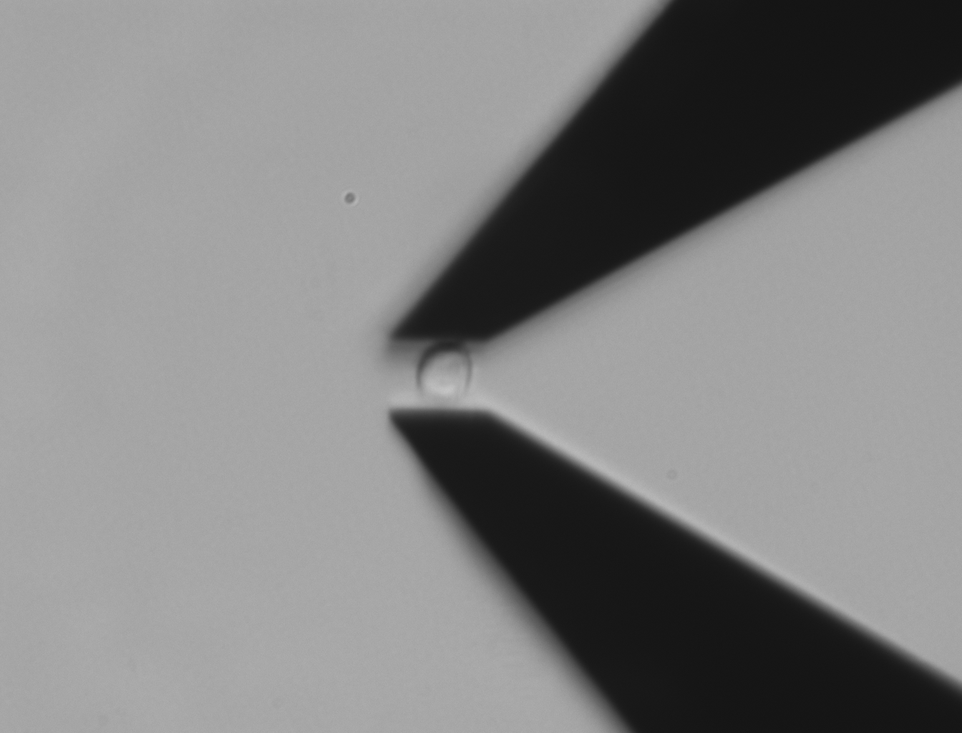
#> input picture data_/Snail/Snail_sample_1/before comp 14.6μm 2.tif, 962 x 733 px, shrunk from 1344 x 1024 before the run, found by its file name
$ jupyter execute CurvatureFilter.ipynb   (shell and % lines are left out)
#> lines starting #> are read from the running program, lines starting #| are printed output that depends on the picture; after the words box and inside, x2 and y2 are one past the last pixel; in counts of white or black regions, pixels touching at a corner belong together
[cell 1]
import numpy as np
from skimage import io
import matplotlib.pyplot as plt
import matplotlib.cm as cm

%matplotlib inline

[cell 2]
# [50 lines left out: functions update_Bern, update_MC, update_GC, not called in this run]

def update_TV(img, row, col):
    img_ij = img[row:-1:2, col:-1:2]; img_ij5 = 5*img_ij
    img_prev = img[row - 1:-2:2, col:-1:2]; img_next = img[row + 1::2, col:-1:2]
    img_left = img[row:-1:2, col - 1:-2:2]; img_rigt = img[row:-1:2, col + 1::2]
    img_leUp = img[row - 1:-2:2, col - 1:-2:2]; img_riUp = img[row - 1:-2:2, col + 1::2];
    img_leDn = img[row + 1::2, col - 1:-2:2]; img_riDn = img[row + 1::2, col + 1::2];

    d1 = img_prev + img_next + img_left + img_leUp + img_leDn - img_ij5;
    d2 = img_prev + img_next + img_rigt + img_riUp + img_riDn - img_ij5;
    d3 = img_left + img_rigt + img_leUp + img_prev + img_riUp - img_ij5;
    d4 = img_left + img_rigt + img_leDn + img_next + img_riDn - img_ij5;
    d5 = img_leUp + img_prev + img_riUp + img_left + img_leDn - img_ij5;
    d6 = img_leUp + img_prev + img_riUp + img_rigt + img_riDn - img_ij5;
    d7 = img_leDn + img_next + img_riDn + img_rigt + img_riUp - img_ij5;
    d8 = img_leDn + img_next + img_riDn + img_left + img_leUp - img_ij5;

    d = d1 * (np.abs(d1) <= np.abs(d2)) + d2 * (np.abs(d2) < np.abs(d1))
    d = d * (np.abs(d) <= np.abs(d3)) + d3 * (np.abs(d3) < np.abs(d))
    d = d * (np.abs(d) <= np.abs(d4)) + d4 * (np.abs(d4) < np.abs(d))
    d = d * (np.abs(d) <= np.abs(d5)) + d5 * (np.abs(d5) < np.abs(d))
    d = d * (np.abs(d) <= np.abs(d6)) + d6 * (np.abs(d6) < np.abs(d))
    d = d * (np.abs(d) <= np.abs(d7)) + d7 * (np.abs(d7) < np.abs(d))
    d = d * (np.abs(d) <= np.abs(d8)) + d8 * (np.abs(d8) < np.abs(d))

    d /= 5

    img_ij[...] += d

def CF(inputimg, filterType = 2, total_iter = 10):
    """
    This function applies Curvature Filter on input image for 10 iterations (default).

    Parameters:
        inputimg: 2D numpy array that contains image data.
        filterType: indicate with filter to use, GC filter by default
        total_iter: number of iterations, default is 10.

    Return:
        2D numpy array, the input image is not modified.
    """
    outputimg = np.copy(inputimg)
    localFunc = {
        0: update_TV,
        1: update_MC,
        2: update_GC,
    }
    update = localFunc.get(filterType)
    for iter_num in range(total_iter):
        #four sets from domain decomposition
        update(outputimg, 1, 1)
        update(outputimg, 2, 1)
        update(outputimg, 1, 2)
        update(outputimg, 2, 2)
    return outputimg

[cell 3]
# read the image
cell_original = io.imread('../data_/Snail/Snail_sample_1/before comp 14.6μm 2.tif')
#> cell_original is the input picture: shape (733, 962, 3); min 19, max 197, mean 129.6

# convert the datatype to Float32
cell = cell_original.astype('float32', copy= True)

# set the filter type: 0 (Total Variation), 1 (Mean Curvature), 2 (Gaussian Curvature)
filterType = 0

total_iter = 13
# curvature filter
cell_filtered = CF(cell, filterType, total_iter)
#> the loop in CF, `for iter_num in range(total_iter):` made 13 passes
#> pass 1, in update_TV, `img_ij5 = 5 * img_ij`:
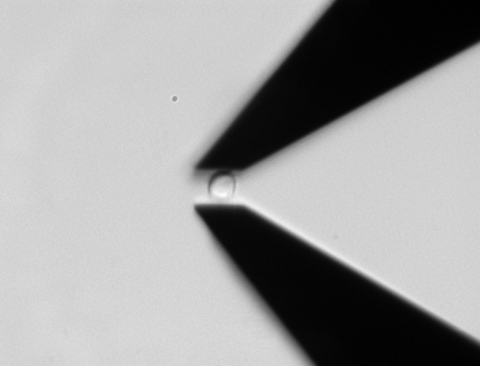
#> img_ij5: shape (366, 480, 3) float32; min 95, max 980, mean 647.7; drawn with min black and max white

[cell 4]
fig, axes = plt.subplots(nrows=1, ncols=3, figsize = (17,8))
axes[0].imshow(cell, cmap=cm.Greys_r)
axes[0].set_title('Original Image')
axes[0].set_axis_off()
axes[1].imshow(cell_filtered, cmap=cm.Greys_r)
axes[1].set_title(f'Filtered Image, {total_iter} iterations')
axes[1].set_axis_off()

axes[2].imshow(cell - cell_filtered, cmap=cm.Greys_r)
axes[2].set_title('Difference')
axes[2].set_axis_off()
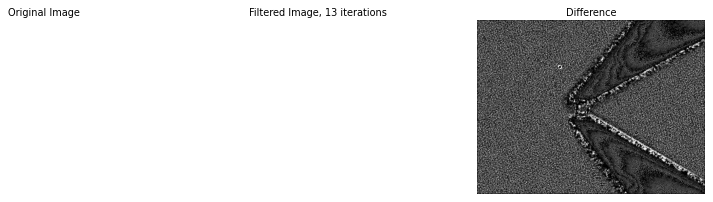
#> figure drawn by matplotlib, 3 panels

[cell 5]
#take the first image, if every pixel on a 9x9 window is the same, then make it white

def get_mask(img):
    mask = np.zeros(img.shape)
    for i in range(4, img.shape[0] - 4):
        for j in range(4, img.shape[1] - 4):
            if np.all(img[i-4:i+5, j-4:j+5] < img[i,j]*1.05):
                mask[i,j] = 1
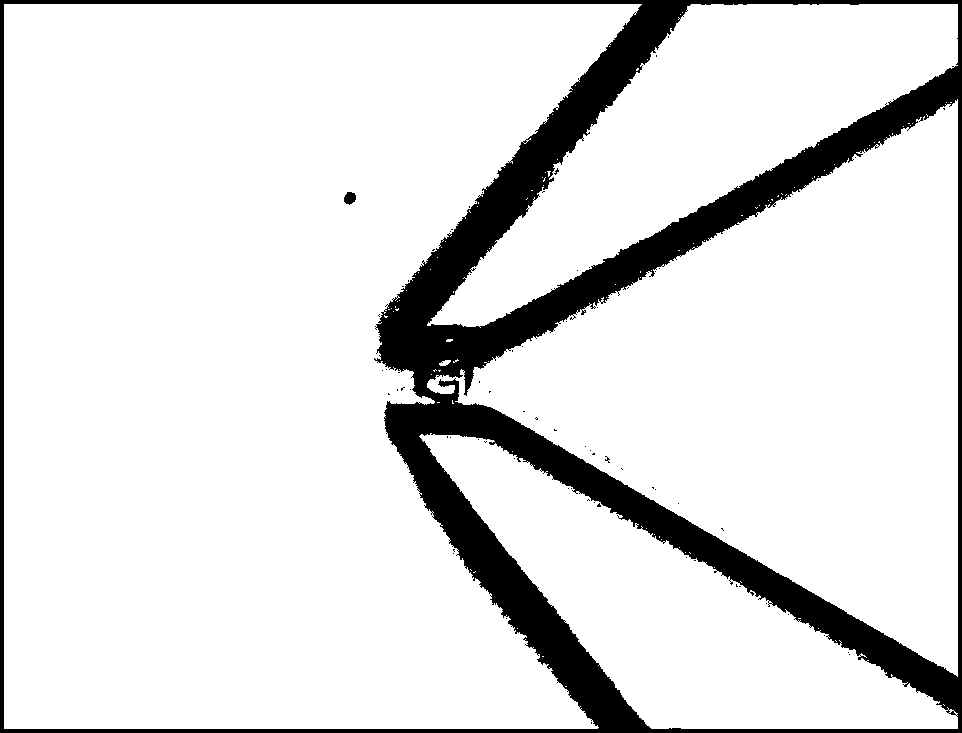
#> mask: shape (733, 962, 3) float64; values 0 (black) and 1 (white), 87.6% white; 73 black regions (71 under 20 px), largest, box (x1, y1, x2, y2) and area: (0, 0, 962, 733) 87379, (344, 192, 356, 205) 117
    return mask

mask = get_mask(cell_filtered)
cell_filtered[mask == 1] = 255
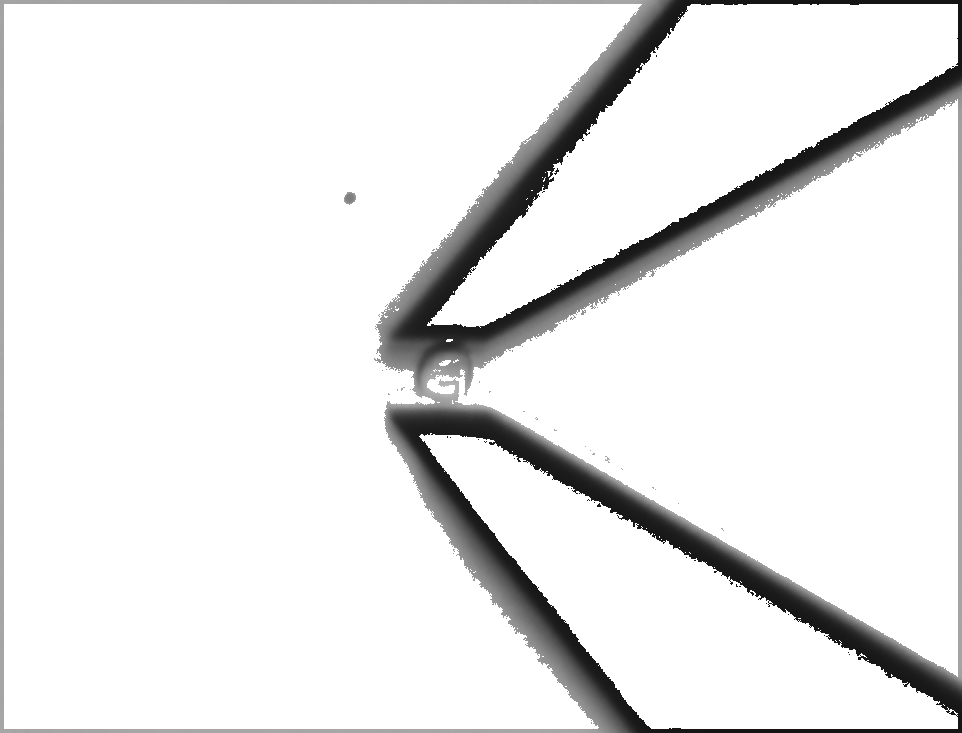
#> cell_filtered: shape (733, 962, 3) float32; min 20, max 255, mean 233.9

# plot the image
fig, axes = plt.subplots(nrows=1, ncols=2, figsize = (17,8))
axes[0].imshow(cell_filtered, cmap=cm.Greys_r)
axes[0].set_title('Filtered Image')
axes[0].set_axis_off()

axes[1].imshow(mask, cmap=cm.Greys_r)
axes[1].set_title('Mask')
axes[1].set_axis_off()
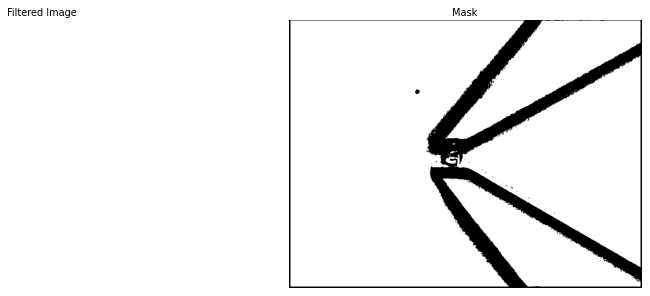
#> figure drawn by matplotlib, 2 panels
